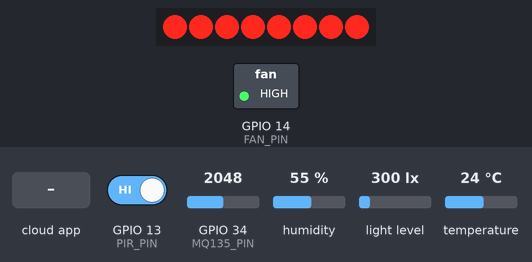
A program run on a simulated ESP32. Shown: 8 shift-register outputs drawn as a row of LEDs (first output left, lit = HIGH), switched loads named in the program (green lamp = pin HIGH). Wiring (inferred from the names in the program): shift register (74HC595): data GPIO 12; shift clock GPIO 18; latch GPIO 5. Wiring (inferred from the signals the program sends): row of LEDs: on Q0, Q1, Q2, Q3, Q4, Q5, Q6, Q7. The test bench sets the inputs (shaded band); at power-on: GPIO 34 (MQ135_PIN) = 2048, GPIO 13 (PIR_PIN) HIGH, temperature 24 °C, humidity 55 %, light level 300 lx. WiFi joins after 1.5 s; servers stay silent unless stated; the Firebase database answers and starts empty; pins used as bus, display or sensor lines are not drawn.

Above: at 2.7 s.
2.8 s: the phone or cloud app sets SecurityMode to 1
At 6.7 s:
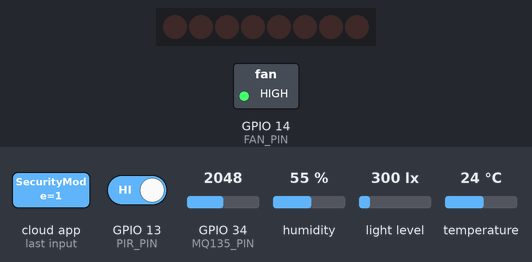
7.1 s: GPIO 34 (MQ135_PIN) set to 1030
9.4 s: GPIO 34 (MQ135_PIN) set to 939
At 10.2 s:
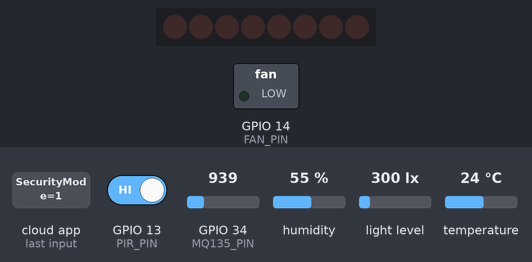
11.7 s: GPIO 13 (PIR_PIN) driven LOW
At 14.8 s:
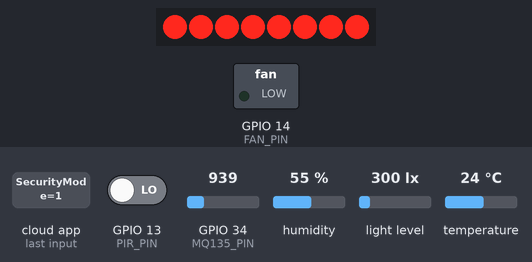
15.1 s: GPIO 13 (PIR_PIN) driven HIGH
At 16.6 s:
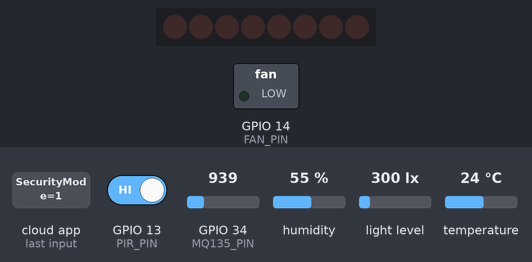
17.4 s: temperature set to 31.3 °C
19.7 s: temperature set to 32.8 °C
At 23.0 s:
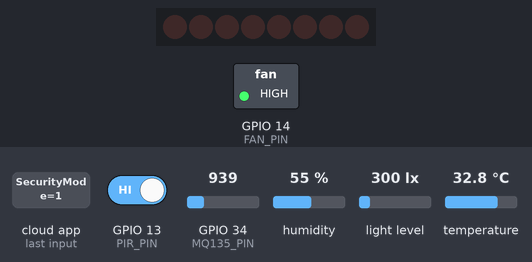
Timing chart, 0 to 24.1 s (numbered marks = the images above; inputs shaded):
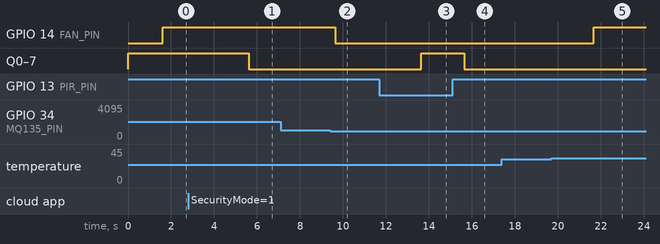

Measured:
- the behaviour switches between 1001 and 1000 on GPIO 34 (MQ135_PIN) (found by bisection; images 1 and 2)
- the behaviour switches between 32 and 32.1 °C on temperature (found by bisection; images 4 and 5)
- after the input at 2.8 s, Q0–7: HIGH → LOW after 2.8 s
- after the input at 7.1 s, every drawn part: stays the same
- after the input at 9.4 s, GPIO 14 (FAN_PIN): HIGH → LOW after 0.23 s
- after the input at 11.7 s, Q0–7: LOW → HIGH after 1.9 s
- after the input at 15.1 s, Q0–7: HIGH → LOW after 0.55 s
- after the input at 17.4 s, every drawn part: stays the same
- after the input at 19.7 s, GPIO 14 (FAN_PIN): LOW → HIGH after 2.0 s

The program:

main.cpp
```cpp
#include <FirebaseESP32.h>
#include <WiFi.h>
#include <DHT.h>
#include <BH1750.h>
#include <Wire.h>

// --- KONFIGURASI ---
#define WIFI_SSID ""
#define WIFI_PASS ""
#define FB_HOST ""
#define FB_AUTH ""

#define DHTPIN 4
#define DHTTYPE DHT22
#define PIR_PIN 13
#define MQ135_PIN 34
#define BUZZER_PIN 12
#define FAN_PIN 14

const int latchPin = 5;
const int clockPin = 18;
const int dataPin = 19;

// --- GLOBAL VARIABLES (Shared Data) ---
float globalTemp, globalHum, globalLux;
int globalAirQ;
bool globalMotion, securityMode, exhaustOverride;
byte globalDataLampu = 0;
String globalTime = "00:00";

// Object Global
DHT dht(DHTPIN, DHTTYPE);
BH1750 lightMeter;
FirebaseData fbdt;
FirebaseAuth auth;
FirebaseConfig config;

// --- PROTOTYPE TASK ---
void TaskReadSensors(void *pvParameters);
void TaskFirebaseComm(void *pvParameters);
void TaskSecurityLogic(void *pvParameters);

void setup() {
  Serial.begin(115200);
  pinMode(PIR_PIN, INPUT);
  pinMode(BUZZER_PIN, OUTPUT);
  pinMode(FAN_PIN, OUTPUT);
  pinMode(latchPin, OUTPUT);
  pinMode(clockPin, OUTPUT);
  pinMode(dataPin, OUTPUT);

  dht.begin();
  Wire.begin();
  lightMeter.begin();

  // Koneksi WiFi
  WiFi.begin(WIFI_SSID, WIFI_PASS);
  while (WiFi.status() != WL_CONNECTED) { delay(500); }

  config.host = FB_HOST;
  config.signer.tokens.legacy_token = FB_AUTH;
  Firebase.begin(&config, &auth);
  Firebase.reconnectWiFi(true);

  // --- MEMBUAT TASK RTOS ---

  // Task 1: Baca Sensor (Core 1)
  xTaskCreatePinnedToCore(TaskReadSensors, "SensorTask", 4000, NULL, 1, NULL, 1);

  // Task 2: Komunikasi Firebase (Core 0 - Supaya tidak ganggu pembacaan sensor)
  xTaskCreatePinnedToCore(TaskFirebaseComm, "FBTask", 8000, NULL, 1, NULL, 0);

  // Task 3: Keamanan & Aktuator (Core 1 - Respon Cepat)
  xTaskCreatePinnedToCore(TaskSecurityLogic, "SecurityTask", 2000, NULL, 2, NULL, 1);
}

void loop() {
  // Loop kosong, semua dikerjakan di Task
  vTaskDelete(NULL);
}

// --- IMPLEMENTASI TASK ---

void TaskReadSensors(void *pvParameters) {
  for (;;) {
    globalTemp = dht.readTemperature();
    globalHum = dht.readHumidity();
    globalAirQ = analogRead(MQ135_PIN);
    globalLux = lightMeter.readLightLevel();
    globalMotion = digitalRead(PIR_PIN);

    vTaskDelay(2000 / portTICK_PERIOD_MS);
  }
}

void TaskSecurityLogic(void *pvParameters) {
  for (;;) {
    // Kontrol Buzzer (Respon instan tanpa nunggu delay Firebase)
    if (securityMode && globalMotion) {
      digitalWrite(BUZZER_PIN, HIGH);
    } else {
      digitalWrite(BUZZER_PIN, LOW);
    }

    // Kontrol Kipas (Logika lokal)
    if (exhaustOverride || globalTemp > 32.0 || globalAirQ > 1000) {
      digitalWrite(FAN_PIN, HIGH);
    } else {
      digitalWrite(FAN_PIN, LOW);
    }

    // Update Shift Register
    updateShiftRegister(globalDataLampu);

    vTaskDelay(100 / portTICK_PERIOD_MS); // Cek setiap 0.1 detik
  }
}

void TaskFirebaseComm(void *pvParameters) {
  for (;;) {
    if (Firebase.ready()) {
      // 1. Upload Data
      FirebaseJson json;
      json.set("Temperature", globalTemp);
      json.set("AirQuality", globalAirQ);
      json.set("securityMovement", globalMotion);
      Firebase.updateNode(fbdt, "SmartApp/EnvironmentStatus", json);

      // 2. Download Kontrol Lampu
      if (Firebase.getJSON(fbdt, "SmartApp/Lamp")) {
        byte tempLampu = 0;
        FirebaseJson &jsonLampu = fbdt.jsonObject();
        FirebaseJsonData jsonData;

        if (jsonLampu.get(jsonData, "Outdoor") && jsonData.boolValue) tempLampu |= (1 << 0);
        if (jsonLampu.get(jsonData, "Bedroom") && jsonData.boolValue) tempLampu |= (1 << 1);
        // ... dst untuk ruangan lain

        globalDataLampu = tempLampu;
      }

      // 3. Download Security Mode & Exhaust Status
      if (Firebase.getBool(fbdt, "SmartApp/SecurityMode")) securityMode = fbdt.boolData();
      if (Firebase.getBool(fbdt, "SmartApp/Exhaust")) exhaustOverride = fbdt.boolData();
    }
    vTaskDelay(3000 / portTICK_PERIOD_MS); // Sinkronisasi setiap 3 detik
  }
}

void updateShiftRegister(byte data) {
  digitalWrite(latchPin, LOW);
  shiftOut(dataPin, clockPin, MSBFIRST, data);
  digitalWrite(latchPin, HIGH);
}
```
